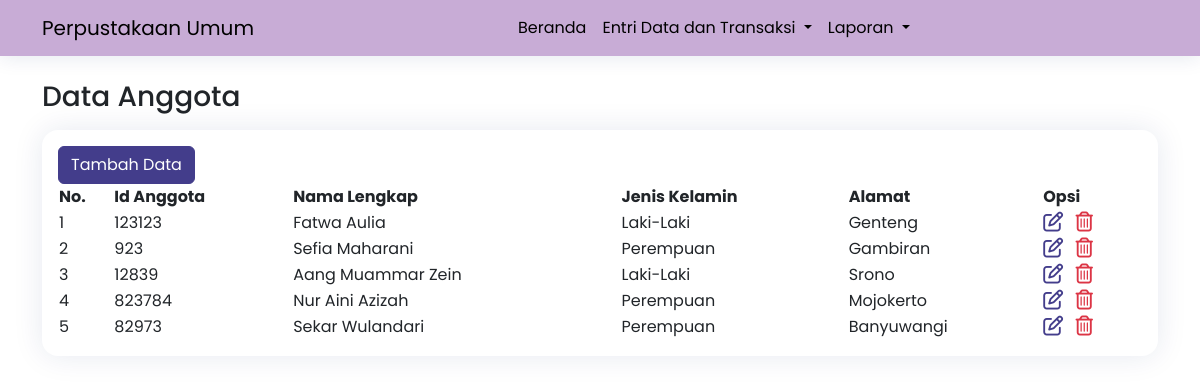
Page /view/anggota/data.php on the committed database.
### tables this page shows
CREATE TABLE `anggota` (
  `id` int NOT NULL,
  `id_anggota` int NOT NULL,
  `nama` varchar(50) NOT NULL,
  `jenis_kelamin` varchar(20) NOT NULL,
  `alamat` varchar(255) NOT NULL
);

### view/anggota/data.php (the view, shortened to what this page needs)
<!DOCTYPE html>
<html lang="en">
<head>
    <link href="https://cdn.jsdelivr.net/npm/bootstrap@5.3.3/dist/css/bootstrap.min.css" rel="stylesheet">
    <link rel="stylesheet" href="https://cdn.datatables.net/2.0.8/css/dataTables.dataTables.css">
    <link rel="stylesheet" href="https://cdnjs.cloudflare.com/ajax/libs/font-awesome/6.5.2/css/all.min.css">
    <link rel="stylesheet" href="../../assets/css/main.css">
</head>
<body>
    <?php require_once '../component/navbar.php'; ?>
    <section class="container mt-4">
        <div class="row mb-2">
            <div class="col-12">
                <h3>Data Anggota</h3>
            </div>
        </div>
        <div class="row">
            <div class="col-12">
                <div class="card">
                    <div class="card-body">
                        <div class="row">
                            <div class="col-12">
                                <button type="button" class="btn btn-primary" data-bs-toggle="modal" data-bs-target="#tambahData">
                                    Tambah Data
                                </button>
                            </div>
                        </div>
                        <table id="example" class="display nowrap" style="width:100%">
                            <thead>
                                <tr>
                                    <th>No.</th>
                                    <th>Id Anggota</th>
                                    <th>Nama Lengkap</th>
                                    <th>Jenis Kelamin</th>
                                    <th>Alamat</th>
                                    <th>Opsi</th>
                                </tr>
                            </thead>
                            <tbody>
                                <?php
                                require_once '../../db/koneksi.php';
                                $query = 'SELECT * FROM anggota';
                                $data_anggota = mysqli_query($koneksi, $query);
                                foreach ($data_anggota as $key => $anggota) :
                                ?>
                                <tr>
                                    <td><?= $key+1 ?></td>
                                    <td><?= $anggota['id_anggota'] ?></td>
                                    <td><?= $anggota['nama'] ?></td>
                                    <td><?= $anggota['jenis_kelamin'] ?></td>
                                    <td><?= $anggota['alamat'] ?></td>
                                    <td>
                                        <a href="#" class="me-2" title="edit" data-bs-toggle="modal" data-bs-target="#editData<?= $anggota['id_anggota'] ?>">
                                            <i class="fa-regular fa-pen-to-square fa-lg"></i>
                                        </a>
                                        <a href="#" data-bs-toggle="modal" title="delete" data-bs-toggle="modal" data-bs-target="#hapusData<?= $anggota['id_anggota'] ?>">
                                            <i class="fa-regular fa-trash-can fa-lg text-danger"></i>
                                        </a>
                                    </td>
                                </tr>
                                <?php endforeach; ?>
                            </tbody>
                        </table>
                    </div>
                </div>
            </div>
        </div>
    </section>
</body>
</html>

### assets/css/main.css (style rules this page uses)
:root { --dark-color: #202124; --main-color: #433D8B; --main-color-hover: #292275; --border-radius: 16px; --box-shadow-form-input: 0 0 0 .25rem rgb(13, 110, 253, .5); }
body { margin: 0; width: 100%; }
body, h1, h2, h3, h4, h5, h6, p, span, a, div, button, label { font-family: 'Poppins', sans-serif!important; }
a, a:hover { color: var(--main-color); text-decoration: none!important; }
table th, table td { text-align: left!important; }
.card, .accordion-item, .dropdown-menu { box-shadow: 0px 0 30px rgba(1, 41, 112, 0.1); border: none; }
.card { margin-bottom: 25px; border-radius: var(--border-radius); }
.btn-primary, .btn-primary:active, .btn-primary:visited, .btn-primary:focus, .form-check-input:checked { background-color: var(--main-color)!important; border-color: var(--main-color)!important; transition: .3s; color: white; }

### rows in the picture
anggota: id_anggota "123123", nama "Fatwa Aulia", jenis_kelamin "Laki-Laki", alamat "Genteng"
anggota: id_anggota "923", nama "Sefia Maharani", jenis_kelamin "Perempuan", alamat "Gambiran"
anggota: id_anggota "12839", nama "Aang Muammar Zein", jenis_kelamin "Laki-Laki", alamat "Srono"
anggota: id_anggota "823784", nama "Nur Aini Azizah", jenis_kelamin "Perempuan", alamat "Mojokerto"
anggota: id_anggota "82973", nama "Sekar Wulandari", jenis_kelamin "Perempuan", alamat "Banyuwangi"
